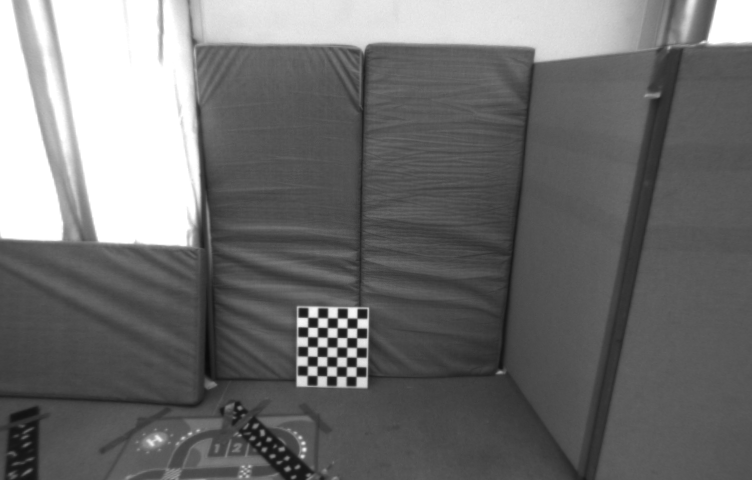
#> input picture lab3/image1.png, 752 x 480 px, found by its file name
$ python ransac_fundamental_estimation.py
#> lines starting #> are read from the running program, lines starting #| are printed output that depends on the picture
### lab3/utils/keypoints.py
import cv2 as cv
import numpy as np

def load_superglue_matches(file='lab3/superglue_matches.npz'):
    matches_dict = np.load("lab3/image1_image2_matches.npz")
    keypoints_0 = matches_dict["keypoints0"]
    keypoints_1 = matches_dict["keypoints1"]
    matches = matches_dict["matches"]
    match_confidence = matches_dict["match_confidence"]

    # get the match pairs and remove the -1
    match_pairs = np.empty([len(matches)], dtype=object)
    for i in range(len(matches)):
        if matches[i] == -1:
            match_pairs[i] = None
        else:
            match_pairs[i] = [keypoints_0[i], keypoints_1[matches[i]]]
    # remove the None elements
    match_pairs = [
        np.array(match_pairs[i])
        for i in range(len(match_pairs))
        if match_pairs[i] is not None
    ]
    return match_pairs, keypoints_0, keypoints_1

def matchWith2NDRR(desc1, desc2, kp1, kp2, distRatio, minDist):
    """
    Nearest Neighbours Matching algorithm checking the Distance Ratio.
    A match is accepted only if its distance is less than distRatio times
    the distance to the second match.
    -input:
        desc1: descriptors from image 1 nDesc x 128
        desc2: descriptors from image 2 nDesc x 128
        distRatio:
    -output:
       matches: nMatches x 3 --> [[indexDesc1,indexDesc2,descriptorDistance],...]]
    """
    matches = []
    nDesc1 = desc1.shape[0]
    for kDesc1 in range(nDesc1):
        dist = np.sqrt(np.sum((desc2 - desc1[kDesc1, :]) ** 2, axis=1))
        indexSort = np.argsort(dist)
        dist1 = dist[indexSort[0]]
        dist2 = dist[indexSort[1]]
        if (dist1 < distRatio * dist2) and (dist1 < minDist):
            # if (dist1 < distRatio * dist2), get the pixel of the match on image 1 and image 2
            # and add them to the matches list
            match_coord_image_1 = kp1[kDesc1].pt
            # cast to to numpy array float32
            match_coord_image_1 = np.array(match_coord_image_1, dtype=np.float32)
            match_coord_image_2 = kp2[indexSort[0]].pt
            match_coord_image_2 = np.array(match_coord_image_2, dtype=np.float32)
            matches.append([match_coord_image_1, match_coord_image_2])
    return matches

def get_SIFT_keypoints(image):
    sift = cv.SIFT_create()
    keypoints, descriptors = sift.detectAndCompute(image, None)
    print(f'I found a total of {len(keypoints)} keypoints')
    return keypoints, descriptors

def compute_SIFT_matches(image_1, image_2):
    # get the keypoints and descriptors for both images
    keypoints_0, descriptors_0 = get_SIFT_keypoints(image_1)
    keypoints_1, descriptors_1 = get_SIFT_keypoints(image_2)
    # match via KNN
    matches = matchWith2NDRR(descriptors_0, descriptors_1, keypoints_0, keypoints_1, 0.6, 150)
    print(f'I found a total of {len(matches)} matches')
    # # get the match pairs
    # match_pairs = np.empty([len(matches)], dtype=object)
    # for i in range(len(matches)):
    #     match_pairs[i] = [keypoints_0[matches[i].queryIdx].pt, keypoints_1[matches[i].trainIdx].pt]
    return matches, keypoints_0, keypoints_1

### lab3/utils/ransac.py
import numpy as np
import cv2 as cv

class RANSAC:
    def __init__(self, inlier_ratio=0.5, confidence=0.999, pixel_threshold=2.0):
        self.inlier_ratio = inlier_ratio
        self.confidence = confidence
        self.pixel_threshold = pixel_threshold
        print(f"RANSAC object created with inlier ratio {inlier_ratio}, confidence {confidence} and pixel threshold {pixel_threshold}")

    # [65 lines left out: function compute_homography, not called in this run]

    def compute_fundamental_matrix(self, match_pairs):
        number_of_iterations = np.log(1 - self.confidence) / np.log(1 - self.inlier_ratio**8)
        number_of_iterations = int(number_of_iterations)
        print(f'The number of iterations to compute the fundamental matrix is {number_of_iterations}')
        best_F = None
        best_inlier_count = 0
        best_matches = None

        for i in range(number_of_iterations):
            # get a sample of 8 matches
            random_numbers = np.random.randint(0, len(match_pairs), 8)
            matches_sample = [match_pairs[random_number] for random_number in random_numbers]
            x0 = [match[0] for match in matches_sample]
            x1 = [match[1] for match in matches_sample]
            x0 = np.asarray(x0).T
            x1 = np.asarray(x1).T
            # given this 4 matches, get the homography
            Ec = np.empty([9,8])
            for i in range(8):
                Ec[:,i] = [x0[0][i]*x1[0][i], x0[1][i]*x1[0][i], x1[0][i],
                        x0[0][i]*x1[1][i], x0[1][i]*x1[1][i], x1[1][i],
                            x0[0][i], x0[1][i], 1]
            u, s, vh = np.linalg.svd(Ec.T)
            F = vh[-1,:]
            F = F.reshape(3,3)
            u,s,vh=np.linalg.svd(F)
            S = np.zeros([3,3])
            S[0,0] = s[0]
            S[1,1] = s[1]
            F = u@S@vh
            # let the pixels vote for the homography
            inlier_count = 0
            x0_m = np.empty([0,2])
            x1_m = np.empty([0,2])
            for match in match_pairs:
                #make array x0_m and x1_m empty
                x0p = match[0]
                x1p = match[1]
                x0p = np.append(x0p, 1)
                x1p = np.append(x1p, 1)
                l1 = F@x0p
                l1 = l1 / np.linalg.norm(l1[:2])
                l2 = F@x1p
                l2 = l2 / np.linalg.norm(l2[:2])
                #calculate the distance between the line l and x1p points
                distance1 = np.abs(np.dot(l1, x1p)/np.sqrt(l1[0]**2 + l1[1]**2))
                distance2 = np.abs(np.dot(l2, x0p)/np.sqrt(l2[0]**2 + l2[1]**2))

                # check if the pixel is in the inlier set
                if (distance1 < self.pixel_threshold and distance2 < self.pixel_threshold):
                    inlier_count += 1
                    #add the match to the inlier set
                    x0_m = np.append(x0_m, [match[0]], axis=0)
                    x1_m = np.append(x1_m, [match[1]], axis=0)
            if inlier_count > best_inlier_count:
                best_inlier_count = inlier_count
                best_F = F
                best_matches = matches_sample

                #make the matcheslist with x0 and x1 using indexMatrixToMatchesList and indexMatrixToMatchesList
                matchesList = []
                for k in range(8):
                    matchesList.append([int(k), int(k), 0])
        return best_F, best_inlier_count, best_matches

### lab3/ransac_fundamental_estimation.py
import cv2 as cv
import numpy as np
import matplotlib.pyplot as plt

from utils.ransac import RANSAC
from utils.keypoints import load_superglue_matches, compute_SIFT_matches

def compute_epipolar_lines(F_matrix, inlier_matches):
    epipolar_lines_2_1 = []
    for match in inlier_matches:
        x0 = np.array([match[0][0], match[0][1], 1])
        x1 = np.array([match[1][0], match[1][1], 1])
        epipolar_line = np.dot(F_matrix, x1)
        epipolar_lines_2_1.append(epipolar_line)
    epipolar_lines_1_2 = []
    for match in inlier_matches:
        x0 = np.array([match[0][0], match[0][1], 1])
        x1 = np.array([match[1][0], match[1][1], 1])
        epipolar_line = np.dot(F_matrix.T, x0)
        epipolar_lines_1_2.append(epipolar_line)
    return epipolar_lines_2_1, epipolar_lines_1_2

def plot_epipolar_lines(image_1, image_2, epipolar_lines_2_1, epipolar_lines_1_2):
    # now plot the lines
    fig, axs = plt.subplots(1, 2)
    axs[0].imshow(image_1)
    axs[1].imshow(image_2)
    for i in range(len(epipolar_lines_2_1)):
        line = epipolar_lines_2_1[i]
        # get the x and y coordinates for the line
        x = np.array([0, image_1.shape[1]])
        y = (-line[2] - line[0] * x) / line[1]
        axs[0].plot(x, y, color='r')
    for i in range(len(epipolar_lines_1_2)):
        line = epipolar_lines_1_2[i]
        # get the x and y coordinates for the line
        x = np.array([0, image_2.shape[1]])
        y = (-line[2] - line[0] * x) / line[1]
        axs[1].plot(x, y, color='r')
    plt.show()

if __name__ == "__main__":
    # load the images
    image_1 = cv.imread("lab3/image1.png")
#> image_1 is the input picture: shape (480, 752, 3); min 10, max 255, mean 111.4
    assert image_1 is not None and image_1.any(), "Image 1 not found"
    image_2 = cv.imread("lab3/image2.png")
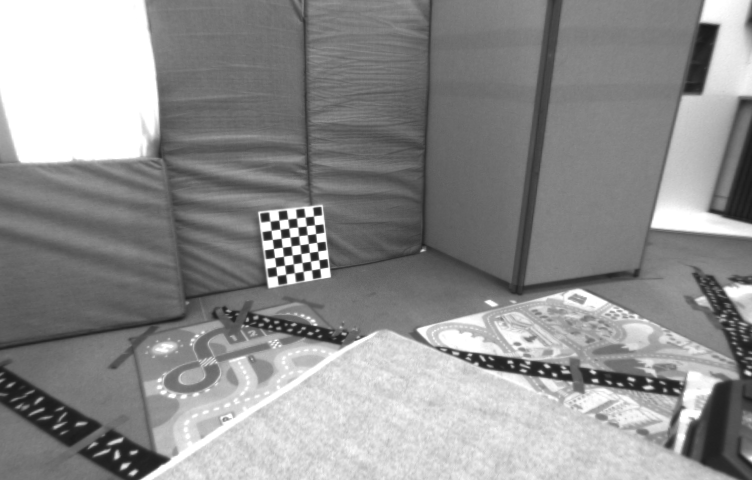
#> input picture lab3/image2.png, 752 x 480 px, found by its file name
#> image_2 is the input picture: shape (480, 752, 3); min 25, max 255, mean 143.5
    assert image_2 is not None and image_2.any(), "Image 2 not found"

    print(f'Computing Fundamental matrix for Superglue matches')
    match_pairs, keypoints_0, keypoints_1 = load_superglue_matches('lab3/image1_image2_matches.npz')
#> (reads lab3/image1_image2_matches.npz from the repository)

    ransac = RANSAC()
    best_F, best_inlier_count, inlier_matches = ransac.compute_fundamental_matrix(match_pairs)
    print(f"Best fundamental matrix:\n{best_F}")
    print(f"Number of inliers: {best_inlier_count}/{len(match_pairs)}")
    # now that I have a fundamental matrix, let's draw the epipolar lines
    # first get the epipolar lines for every inlier
    ep_lines_1, ep_lines_2 = compute_epipolar_lines(best_F, inlier_matches)
    plot_epipolar_lines(image_1, image_2, ep_lines_1, ep_lines_2)
#> in plot_epipolar_lines, `plt.show()`:
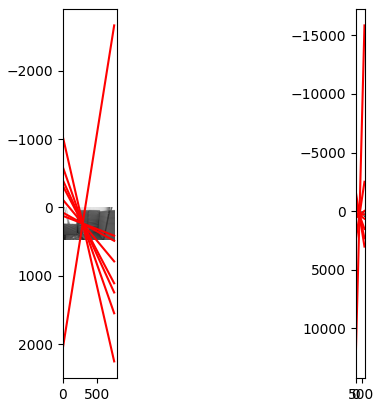
#> figure drawn by matplotlib, 2 panels


    # do the same but for SIFT matches
    print(f'Computing Fundamental matrix for SIFT matches')
    match_pairs, keypoints_0, keypoints_1 = compute_SIFT_matches(image_1, image_2)
#> in get_SIFT_keypoints, `keypoints, descriptors = sift.detectAndCompute(image, None)`: keypoints = 444 keypoints; strongest (x, y, size): (342, 323, 5.9), (363, 323, 6.7), (302, 322, 6.6), (323, 323, 5.9)
#| I found a total of 444 keypoints
#> in compute_SIFT_matches, `keypoints_0, descriptors_0 = get_SIFT_keypoints(image_1)`: keypoints_0 has the same summary as keypoints in get_SIFT_keypoints
#> in get_SIFT_keypoints (call 2), `keypoints, descriptors = sift.detectAndCompute(image, None)`: keypoints = 1123 keypoints; strongest (x, y, size): (275, 225, 5.4), (285, 233, 5.3), (280, 262, 5.3), (303, 231, 5.2)
#| I found a total of 1123 keypoints
#> in compute_SIFT_matches, `keypoints_1, descriptors_1 = get_SIFT_keypoints(image_2)`: keypoints_1 has the same summary as keypoints in get_SIFT_keypoints
#> the loop in matchWith2NDRR, `for kDesc1 in range(nDesc1):` made 444 passes
#> (dist1, dist2, match_coord_image_1, match_coord_image_2) on passes 34, 35, 179, 180, 192, 199, 200, 205, 206, 219, 220, 344: (137.6, 327.2, [102.8, 450.3], [113.6, 365.9]), (140.4, 237.9, [102.8, 450.3], [113.6, 365.9]), (134.5, 224.7, [292.4, 332.2], [256.3, 238.6]), (125.6, 304.2, [292.4, 332.2], [256.3, 238.6]), (87.04, 199.4, [297.9, 307.3], [259.4, 212.8]), (147.2, 263.2, [301.5, 381.2], [325.6, 273]), (142.1, 251.8, [301.5, 381.2], [272.5, 282.1]), (97.78, 206.1, [301.9, 322.2], [265, 226.6]), (85.92, 207.5, [301.9, 322.2], [265, 226.6]), (103.1, 193.7, [303.6, 313], [265.4, 217.4]), (96.17, 286.9, [303.6, 313], [265.4, 217.4]), (53.87, 270, [349.9, 254.3], [298.9, 158.8])
#> (dist1, dist2) on passes 1 to 6: (352.5, 354.6), (306.6, 364.7), (295.6, 297.6), (312.9, 335.5), (313.8, 337.9), (220.2, 260.4)
#> after the loop in matchWith2NDRR, `for kDesc1 in range(nDesc1):`: matches = 16 items, first 6: [[102.8, 450.3], [113.6, 365.9]], [[102.8, 450.3], [113.6, 365.9]], [[292.4, 332.2], [256.3, 238.6]], [[292.4, 332.2], [256.3, 238.6]], [[297.9, 307.3], [259.4, 212.8]], [[301.5, 381.2], [325.6, 273]]
#| I found a total of 16 matches
#> match_pairs has the same summary as matches in matchWith2NDRR; keypoints_0 = 444 keypoints; strongest (x, y, size): (342, 323, 5.9), (363, 323, 6.7), (302, 322, 6.6), (323, 323, 5.9); keypoints_1 has the same summary as keypoints in get_SIFT_keypoints
    best_F, best_inlier_count, inlier_matches = ransac.compute_fundamental_matrix(match_pairs)
#> the loop in compute_fundamental_matrix (call 2), `for i in range(number_of_iterations):` made 1764 passes
#> random_numbers on passes 1 to 3: [1, 4, 7, 9, 7, 14, 5, 0], [2, 1, 2, 3, 4, 13, 9, 6], [15, 8, 1, 5, 1, 14, 3, 0]
#> best_F = [[-5.69e-06, 6.71e-06, -7.46e-05], [-1.95e-06, 1.56e-05, -0.00422], [0.00194, -0.00538, 1]]; best_inlier_count = 2; inlier_matches = 8 items, first 6: [[102.8, 450.3], [113.6, 365.9]], [[303.6, 313], [265.4, 217.4]], [[292.4, 332.2], [256.3, 238.6]], [[292.4, 332.2], [256.3, 238.6]], [[361.6, 314], [265.4, 217.4]], [[301.9, 322.2], [265, 226.6]]
    print(f"Best fundamental matrix:\n{best_F}")
#| Best fundamental matrix:
#| [[-5.68593059e-06  6.71227744e-06 -7.45590690e-05]
#|  [-1.95005805e-06  1.56092998e-05 -4.21607659e-03]
#|  [ 1.93683356e-03 -5.38128260e-03  9.99974754e-01]]
    print(f"Number of inliers: {best_inlier_count}/{len(match_pairs)}")
#| Number of inliers: 2/16
    # now that I have a fundamental matrix, let's draw the epipolar lines
    # first get the epipolar lines for every inlier
    ep_lines_1, ep_lines_2 = compute_epipolar_lines(best_F, inlier_matches)
#> the loop in compute_epipolar_lines (call 2), `for match in inlier_matches:` made 8 passes
#> (match, x0, x1, epipolar_line) on passes 1 to 6: ([[102.8, 450.3], [113.6, 365.9]], [102.8, 450.3, 1], [113.6, 365.9, 1], [0.00174, 0.00127, -0.749]), ([[303.6, 313], [265.4, 217.4]], [303.6, 313, 1], [265.4, 217.4, 1], [-0.000124, -0.00134, 0.344]), ([[292.4, 332.2], [256.3, 238.6]], [292.4, 332.2, 1], [256.3, 238.6, 1], [6.98e-05, -0.000991, 0.212]), ([[292.4, 332.2], [256.3, 238.6]], [292.4, 332.2, 1], [256.3, 238.6, 1], [6.98e-05, -0.000991, 0.212]), ([[361.6, 314], [265.4, 217.4]], [361.6, 314, 1], [265.4, 217.4, 1], [-0.000124, -0.00134, 0.344]), ([[301.9, 322.2], [265, 226.6]], [301.9, 322.2, 1], [265, 226.6, 1], [-6.05e-05, -0.0012, 0.294])
#> the loop in compute_epipolar_lines (call 2), `for match in inlier_matches:` made 8 passes
#> (match, x0, x1, epipolar_line) on passes 1 to 6: ([[102.8, 450.3], [113.6, 365.9]], [102.8, 450.3, 1], [113.6, 365.9, 1], [0.000474, 0.00234, -0.906]), ([[303.6, 313], [265.4, 217.4]], [303.6, 313, 1], [265.4, 217.4, 1], [-0.0004, 0.00154, -0.342]), ([[292.4, 332.2], [256.3, 238.6]], [292.4, 332.2, 1], [256.3, 238.6, 1], [-0.000373, 0.00177, -0.422]), ([[292.4, 332.2], [256.3, 238.6]], [292.4, 332.2, 1], [256.3, 238.6, 1], [-0.000373, 0.00177, -0.422]), ([[361.6, 314], [265.4, 217.4]], [361.6, 314, 1], [265.4, 217.4, 1], [-0.000732, 0.00195, -0.351]), ([[301.9, 322.2], [265, 226.6]], [301.9, 322.2, 1], [265, 226.6, 1], [-0.000408, 0.00168, -0.381])
#> ep_lines_1 = [[0.00174, 0.00127, -0.749], [-0.000124, -0.00134, 0.344], [6.98e-05, -0.000991, 0.212], [6.98e-05, -0.000991, 0.212], [-0.000124, -0.00134, 0.344], [-6.05e-05, -0.0012, 0.294], [-6.05e-05, -0.0012, 0.294], [-0.000415, -0.00141, 0.435]]; ep_lines_2 = [[0.000474, 0.00234, -0.906], [-0.0004, 0.00154, -0.342], [-0.000373, 0.00177, -0.422], [-0.000373, 0.00177, -0.422], [-0.000732, 0.00195, -0.351], [-0.000408, 0.00168, -0.381], [-0.000408, 0.00168, -0.381], [-0.00076, 0.00211, -0.39]]
    plot_epipolar_lines(image_1, image_2, ep_lines_1, ep_lines_2)
#> the loop in plot_epipolar_lines (call 2), `for i in range(len(epipolar_lines_2_1)):` made 8 passes
#> (line, y) on passes 1 to 8: ([0.00174, 0.00127, -0.749], [588.1, -436.8]), ([-0.000124, -0.00134, 0.344], [256.8, 187]), ([6.98e-05, -0.000991, 0.212], [214.2, 267.2]), ([6.98e-05, -0.000991, 0.212], [214.2, 267.2]), ([-0.000124, -0.00134, 0.344], [256.8, 187]), ([-6.05e-05, -0.0012, 0.294], [245.8, 207.7]), ([-6.05e-05, -0.0012, 0.294], [245.8, 207.7]), ([-0.000415, -0.00141, 0.435], [309.6, 87.49])
#> the loop in plot_epipolar_lines (call 2), `for i in range(len(epipolar_lines_1_2)):` made 8 passes
#> (line, y) on passes 1 to 8: ([0.000474, 0.00234, -0.906], [387.7, 235.1]), ([-0.0004, 0.00154, -0.342], [221.9, 416.9]), ([-0.000373, 0.00177, -0.422], [239.1, 398]), ([-0.000373, 0.00177, -0.422], [239.1, 398]), ([-0.000732, 0.00195, -0.351], [180.2, 462.6]), ([-0.000408, 0.00168, -0.381], [227.5, 410.8]), ([-0.000408, 0.00168, -0.381], [227.5, 410.8]), ([-0.00076, 0.00211, -0.39], [185.5, 456.8])
#> in plot_epipolar_lines (call 2), `plt.show()`:
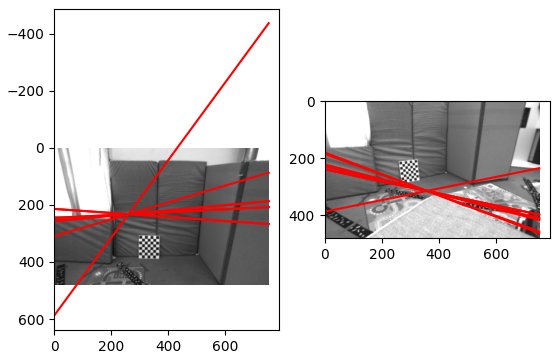
#> figure drawn by matplotlib, 2 panels
